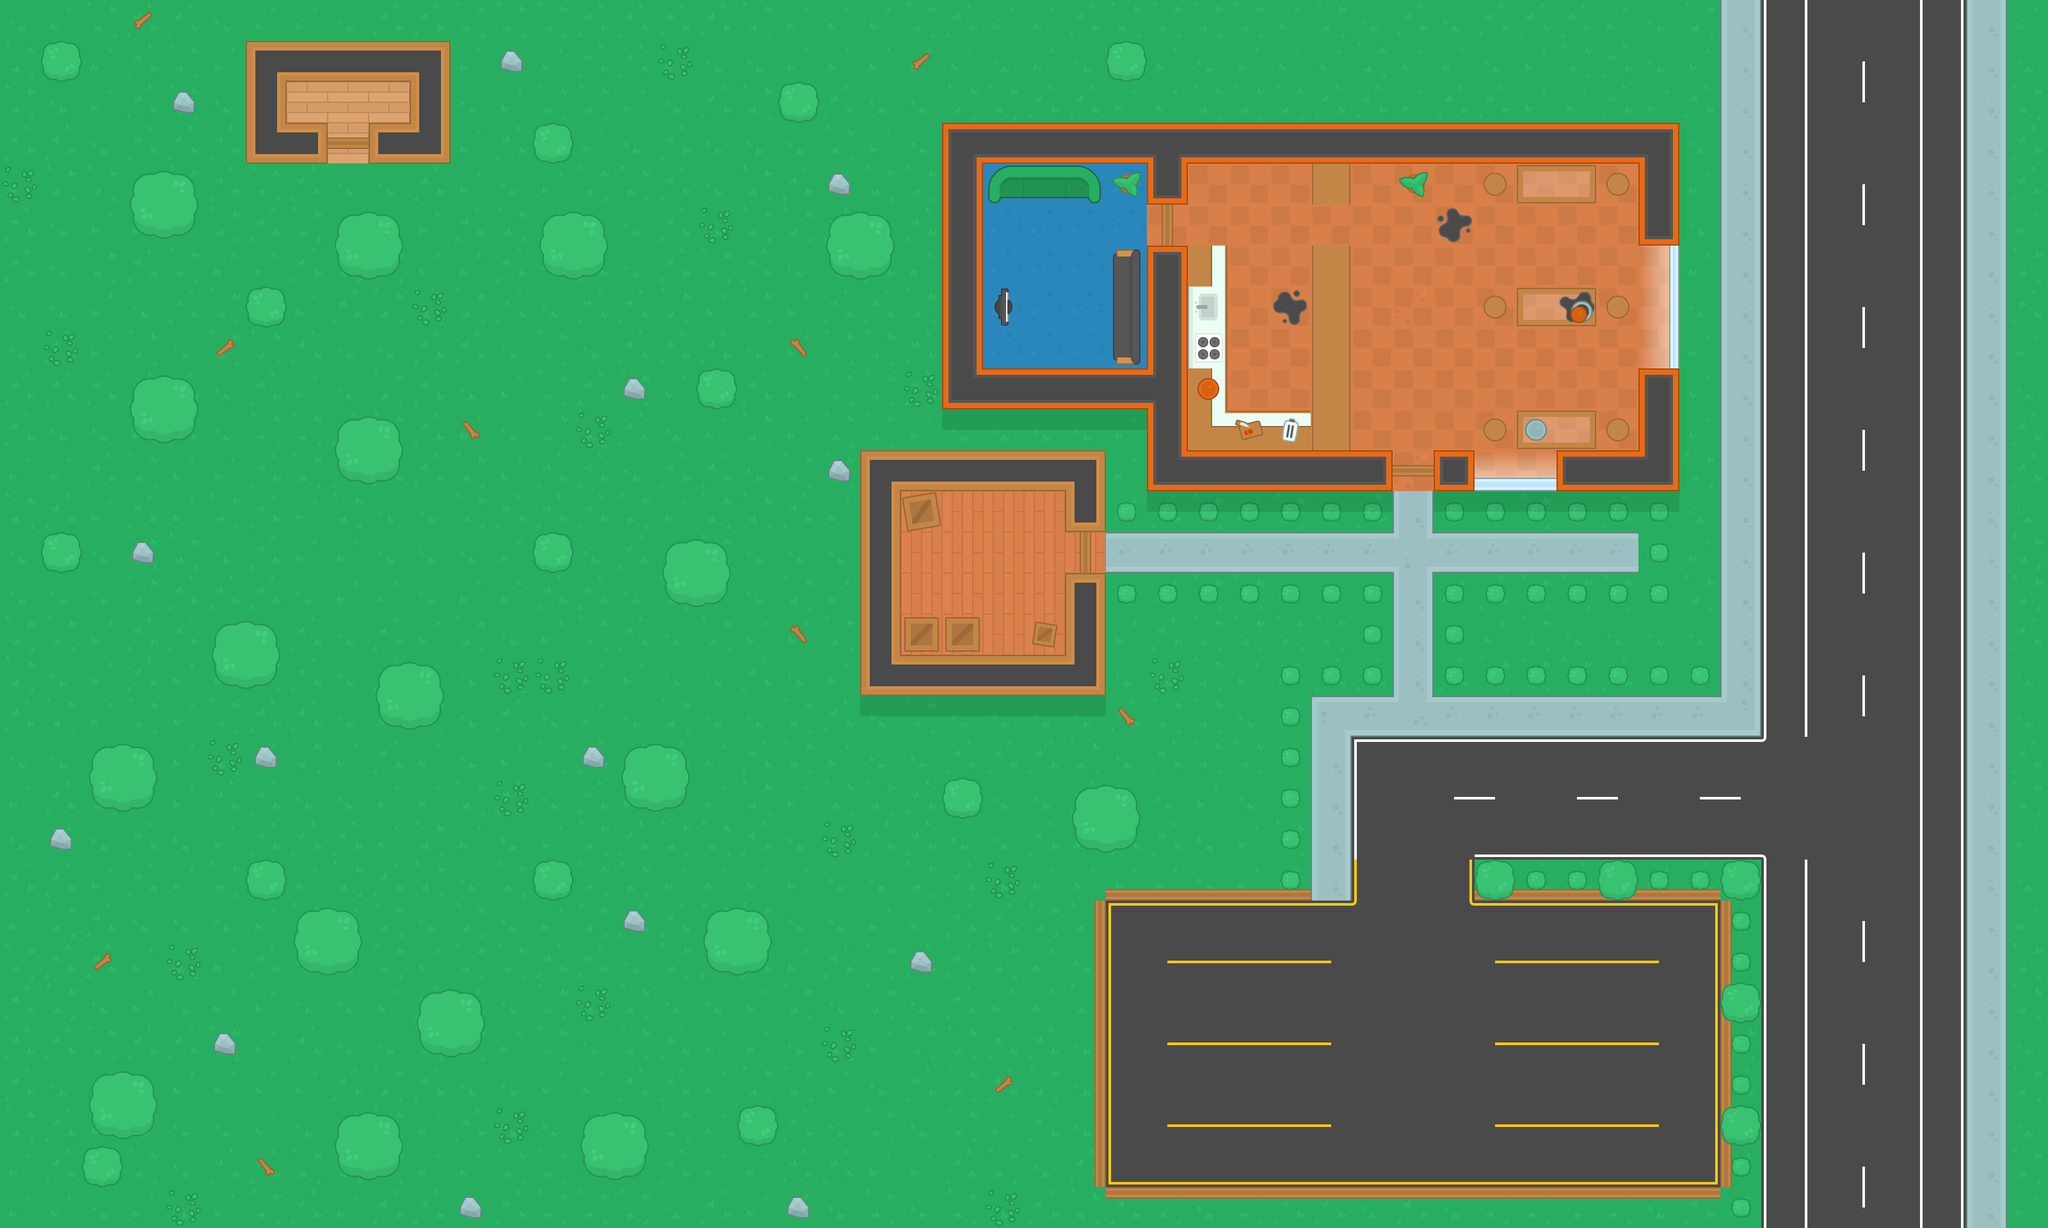

This is a level from a 2D game, rendered from its Tiled map with the project's own tilesets. A one-line summary and the map file follow, with tile-layer data summarised:
An orthogonal 50x30 tile map with 64x64 px tiles, 7 tile layers (Ground, Fence, Trees, Road, ...) and 149 objects (119x Wall, 14x Table, 11x Zombie, 3x Health, Player, ...).

<map version="1.2" tiledversion="1.2.4" orientation="orthogonal" renderorder="right-down" width="50" height="30" tilewidth="64" tileheight="64" infinite="0" nextlayerid="10" nextobjectid="160">
 <tileset firstgid="1" source="Kenney Topdown Pack.tsx" />
 <layer id="1" name="Ground" width="50" height="30">
  <data>[1500 cells, 1500 non-empty, 9 distinct tile ids]</data>
 </layer>
 <layer id="8" name="Fence" width="50" height="30">
  <data>[1500 cells, 40 non-empty, 4 distinct tile ids]</data>
 </layer>
 <layer id="2" name="Trees" width="50" height="30">
  <data>[1500 cells, 191 non-empty, 10 distinct tile ids]</data>
 </layer>
 <layer id="3" name="Road" width="50" height="30">
  <data>[1500 cells, 382 non-empty, 33 distinct tile ids]</data>
 </layer>
 <layer id="4" name="Building" width="50" height="30">
  <data>[1500 cells, 87 non-empty, 27 distinct tile ids]</data>
 </layer>
 <layer id="5" name="Props" width="50" height="30">
  <data>[1500 cells, 36 non-empty, 18 distinct tile ids]</data>
 </layer>
 <layer id="6" name="Props 2" width="50" height="30">
  <data>[1500 cells, 30 non-empty, 8 distinct tile ids]</data>
 </layer>
 <objectgroup id="7" name="Obstacles">
  <object id="1" name="Table" x="2049.33" y="384" width="62.6667" height="320" />
  <object id="2" name="Table" x="2048" y="256" width="64" height="64" />
  <object id="3" name="Wall" x="1792" y="704" width="384" height="64" />
  <object id="4" name="Wall" x="1792" y="384" width="64" height="320" />
  <object id="5" name="Table" x="1920" y="640" width="128" height="64" />
  <object id="6" name="Wall" x="1472" y="576" width="320" height="64" />
  <object id="7" name="Wall" x="1472" y="192" width="64" height="384" />
  <object id="8" name="Wall" x="1536" y="192" width="1088" height="64" />
  <object id="9" name="Wall" x="2560" y="256" width="64" height="128" />
  <object id="10" name="Wall" x="2608" y="384" width="16" height="192" />
  <object id="11" name="Wall" x="2560" y="576" width="64" height="192" />
  <object id="12" name="Wall" x="2432" y="704" width="128" height="64" />
  <object id="13" name="Wall" x="2304" y="752" width="128" height="16" />
  <object id="14" name="Wall" x="2240" y="704" width="64" height="64" />
  <object id="15" name="Wall" x="1792" y="256" width="64" height="64" />
  <object id="16" name="Table" x="1744" y="400" width="32" height="160" />
  <object id="17" name="Table" x="1536" y="256" width="192" height="64" />
  <object id="18" name="Wall" x="1744" y="272" width="32" height="32" />
  <object id="19" name="Wall" x="1552" y="448" width="32" height="64" />
  <object id="20" name="Table" x="2192" y="272" width="32" height="32" />
  <object id="21" name="Table" x="2368" y="256" width="128" height="64" />
  <object id="22" name="Table" x="2368" y="448" width="128" height="64" />
  <object id="23" name="Table" x="2368" y="640" width="128" height="64" />
  <object id="24" name="Wall" x="1664" y="704" width="64" height="128" />
  <object id="25" name="Wall" x="1344" y="704" width="320" height="64" />
  <object id="26" name="Wall" x="1344" y="1024" width="384" height="64" />
  <object id="27" name="Wall" x="1664" y="896" width="64" height="128" />
  <object id="28" name="Table" x="1424" y="784" width="32" height="32" />
  <object id="29" name="Table" x="1424" y="976" width="32" height="32" />
  <object id="30" name="Table" x="1488" y="976" width="32" height="32" />
  <object id="31" name="Table" x="1616" y="976" width="32" height="32" />
  <object id="32" name="Wall" x="1344" y="768" width="64" height="256" />
  <object id="34" name="Player" x="2192" y="1792" width="32" height="32" />
  <object id="35" name="Table" x="1856" y="384" width="64" height="320" />
  <object id="36" name="Wall" x="2272" y="928" />
  <object id="37" name="Wall" x="2336" y="928" />
  <object id="38" name="Wall" x="2400" y="928" />
  <object id="40" name="Wall" x="2464" y="928" />
  <object id="41" name="Wall" x="2528" y="928" />
  <object id="42" name="Wall" x="2272" y="992" />
  <object id="43" name="Wall" x="2272" y="1056" />
  <object id="44" name="Wall" x="2336" y="1056" />
  <object id="45" name="Wall" x="2400" y="1056" />
  <object id="46" name="Wall" x="2464" y="1056" />
  <object id="47" name="Wall" x="2528" y="1056" />
  <object id="48" name="Wall" x="2592" y="1056" />
  <object id="49" name="Wall" x="2656" y="1056" />
  <object id="50" name="Wall" x="2592" y="928" />
  <object id="51" name="Wall" x="2592" y="864" />
  <object id="52" name="Wall" x="2592" y="800" />
  <object id="53" name="Wall" x="2528" y="800" />
  <object id="54" name="Wall" x="2464" y="800" />
  <object id="56" name="Wall" x="2400" y="800" />
  <object id="57" name="Wall" x="2336" y="800" />
  <object id="58" name="Wall" x="2272" y="800" />
  <object id="59" name="Wall" x="2144" y="800" />
  <object id="60" name="Wall" x="2080" y="800" />
  <object id="61" name="Wall" x="2016" y="800" />
  <object id="62" name="Wall" x="1952" y="800" />
  <object id="63" name="Wall" x="1888" y="800" />
  <object id="64" name="Wall" x="1824" y="800" />
  <object id="66" name="Wall" x="1760" y="800" />
  <object id="67" name="Wall" x="1760" y="928" />
  <object id="68" name="Wall" x="1824" y="928" />
  <object id="69" name="Wall" x="1888" y="928" />
  <object id="70" name="Wall" x="1952" y="928" />
  <object id="71" name="Wall" x="2016" y="928" />
  <object id="72" name="Wall" x="2080" y="928" />
  <object id="73" name="Wall" x="2144" y="928" />
  <object id="74" name="Wall" x="2144" y="992" />
  <object id="75" name="Wall" x="2144" y="1056" />
  <object id="76" name="Wall" x="2080" y="1056" />
  <object id="77" name="Wall" x="2016" y="1056" />
  <object id="78" name="Wall" x="2016" y="1120" />
  <object id="79" name="Wall" x="2016" y="1184" />
  <object id="80" name="Wall" x="2016" y="1248" />
  <object id="81" name="Wall" x="2016" y="1312" />
  <object id="82" name="Wall" x="2016" y="1376" />
  <object id="83" name="Wall" x="1696" y="1248" width="64" height="64" />
  <object id="84" name="Wall" x="1120" y="1440" width="64" height="64" />
  <object id="85" name="Wall" x="992" y="1184" width="64" height="64" />
  <object id="86" name="Wall" x="928" y="1760" width="64" height="64" />
  <object id="87" name="Wall" x="672" y="1568" width="64" height="64" />
  <object id="88" name="Wall" x="544" y="1760" width="64" height="64" />
  <object id="89" name="Wall" x="480" y="1440" width="64" height="64" />
  <object id="90" name="Wall" x="160" y="1696" width="64" height="64" />
  <object id="91" name="Wall" x="160" y="1184" width="64" height="64" />
  <object id="92" name="Wall" x="608" y="1056" width="64" height="64" />
  <object id="93" name="Wall" x="352" y="992" width="64" height="64" />
  <object id="94" name="Wall" x="544" y="672" width="64" height="64" />
  <object id="95" name="Wall" x="224" y="608" width="64" height="64" />
  <object id="96" name="Wall" x="224" y="288" width="64" height="64" />
  <object id="97" name="Wall" x="544" y="352" width="64" height="64" />
  <object id="98" name="Wall" x="864" y="352" width="64" height="64" />
  <object id="99" name="Wall" x="1312" y="352" width="64" height="64" />
  <object id="100" name="Wall" x="1056" y="864" width="64" height="64" />
  <object id="101" name="Wall" x="1488" y="1232" width="32" height="32" />
  <object id="103" name="Wall" x="848" y="1360" width="32" height="32" />
  <object id="104" name="Wall" x="1168" y="1744" width="32" height="32" />
  <object id="105" name="Wall" x="144" y="1808" width="32" height="32" />
  <object id="106" name="Wall" x="400" y="1360" width="32" height="32" />
  <object id="107" name="Wall" x="80" y="848" width="32" height="32" />
  <object id="108" name="Wall" x="848" y="848" width="32" height="32" />
  <object id="109" name="Wall" x="400" y="464" width="32" height="32" />
  <object id="111" name="Wall" x="80" y="80" width="32" height="32" />
  </objectgroup>
</map>
<!-- 44 of 149 objects omitted -->
